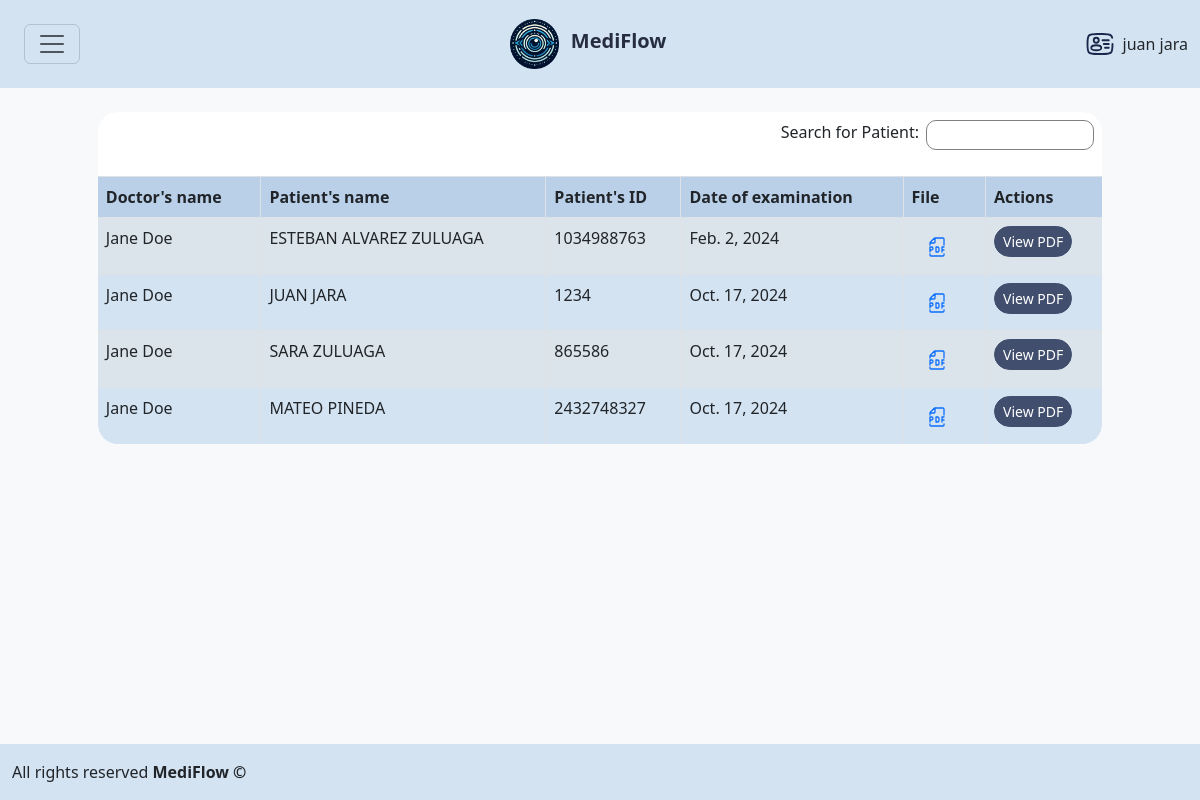
/search/ (signed in), run on the app's committed database.
### administrator/models.py (models this page shows, shortened)
class CustomUser(AbstractBaseUser, PermissionsMixin):
    email = models.EmailField(unique=True)
    first_name = models.CharField(max_length=30, blank=True)
    last_name = models.CharField(max_length=30, blank=True)
    is_active = models.BooleanField(default=True)
    is_staff = models.BooleanField(default=False)
    is_superuser = models.BooleanField(default=False)
    date_joined = models.DateTimeField(default=timezone.now)
    ophthalmologist = models.ForeignKey(Ophthalmologist, on_delete=models.CASCADE, blank=True, null=True)
    objects = CustomUserManager()
    USERNAME_FIELD = 'email'
    REQUIRED_FIELDS = ['first_name', 'last_name']
    def get_full_name(self):
        return f"{self.first_name} {self.last_name}"

### exam/models.py (models this page shows, shortened)
class Exam(models.Model):
    id = models.AutoField(primary_key=True)
    exam_date = models.DateField(null=True, blank=True)
    analysis_date = models.DateField(null=True, blank=True)
    file = models.FileField(upload_to='uploads/')
    result_analysis = models.TextField(blank=True)
    is_analyzed = models.BooleanField(default=False)
    apparatus = models.CharField(max_length=50, blank=True, null=True)
    exam_type = models.CharField(max_length=50, blank=True, null=True)
    patient = models.ForeignKey(Patient, on_delete=models.CASCADE)

### ophthalmologist/models.py (models this page shows, shortened)
class Patient(models.Model):
    id = models.AutoField(primary_key=True)
    name = models.CharField(max_length=50)
    last_name = models.CharField(max_length=50)
    identification = models.CharField(max_length=50, unique=True)
    email = models.EmailField(blank=True, null=True)
    phone = models.CharField(max_length=10, blank=True, null=True) # CAMBIAR A LISTA DE TELEFONOS
    age = models.IntegerField(blank=True, null=True)
    date_of_birth = models.DateField(null=True)
    gender = models.CharField(max_length=50)
    address = models.CharField(max_length=100, blank=True, null=True)
    health_insurance = models.CharField(max_length=50)

### ophthalmologist/views.py (the view)
# urls.py: path('search/', ophthalmologistViews.search, name="search"),
@login_required
def search(request):
    searchTerm = request.GET.get('searchPatient', '')
    try:
        search_id = int(searchTerm)
        files = Exam.objects.filter(patient__identification__icontains = str(search_id))
    except ValueError:
        if searchTerm:
            files = Exam.objects.filter(patient__name__icontains = searchTerm)
            if not files:
                files = Exam.objects.filter(patient__last_name__icontains = searchTerm)
        else:
            files = Exam.objects.all()
    return render(request, 'home.html', {'searchTerm':searchTerm, 'files':files})

### ophthalmologist/templates/home.html (shortened to what this page needs)
<!DOCTYPE html>
<html lang="en">
<head>
    <link href="https://cdn.jsdelivr.net/npm/bootstrap@5.3.0/dist/css/bootstrap.min.css" rel="stylesheet">
</head>
<body>
    {% extends 'base.html' %}
    {% block content %}
    <div class="table-container">
        <div class="col-md-12 table-responsive">
            <table class="table table-striped">
                <thead>
                    <tr>
                        <td colspan="6">
                            <div class="row justify-content-end mb-3">
                                <div class="col-md-4">
                                    <form action="{% url 'search' %}" method="GET">
                                        <div class="input-group">
                                            <label for="searchPatient" class="form-label me-2" style="align-self: end;">Search for Patient:</label>
                                            <input type="text" class="form-control" name="searchPatient" value="{{ request.GET.searchPatient }}" style="border-radius: 10px; border-color: gray; height: 30px;"/>
                                        </div>
                                    </form>
                                </div>
                            </div>
                        </td>
                    </tr>
                    <tr>
                        <th>Doctor's name</th>
                        <th>Patient's name</th>
                        <th>Patient's ID</th>
                        <th>Date of examination</th>
                        <th>File</th>
                        <th>Actions</th>
                    </tr>
                </thead>
                <tbody>
                    {% if files %}
                    {% for file in files %}
                        <tr>
                            <td>Jane Doe</td>
                            <td>{{ file.patient.name }} {{ file.patient.last_name }}</td>
                            <td>{{ file.patient.identification }}</td>
                            <td>{{ file.exam_date }}</td>
                            <td>
                                <a target="_blank" href="{{ file.file.url }}" class="btn btn-link">
                                </a>
                            </td>
                            <td>
                                <a href="{% url 'view_pdf' file.pk %}" class="btn btn-sm btn-primary btn-option">View PDF</a>
                            </td>
                        </tr>
                    {% endfor %}
                    {% endif %}
                </tbody>
            </table>
        </div>
    </div>
    {% endblock %}

### ophthalmologist/templates/base.html (shortened to what this page needs)
<!DOCTYPE html>
<html lang="en">
<head>
    <link href="https://cdn.jsdelivr.net/npm/bootstrap@5.3.0/dist/css/bootstrap.min.css" rel="stylesheet">
</head>
<body>
    <header class="header-footer py-3">
        <div class="container-fluid d-flex justify-content-between align-items-center">
            <nav class="navbar">
                <div class="container-fluid">
                    <button class="navbar-toggler" type="button" aria-expanded="false" aria-label="Toggle navigation">
                        <span class="navbar-toggler-icon"></span>
                    </button>
                </div>
            </nav>
            <div class="logo">
                <a href="{% url 'home' %}" style="text-decoration: none;"><img src="/media/logo_app.png" alt="Logo MediFlow" class="img-fluid" style="height: 50px;">
                <span class="company-name h5 ms-2">MediFlow</span></a>
            </div>
            <div class="usuario d-flex align-items-center">
                <img src="/media/user_logo.svg" alt="Profile" style="height: 30px;">
                <span class="ms-2">{{ request.user.get_full_name }}</span>
            </div>
        </div>
    </header>
    <main class="container my-4">
        {% block content %}
        {% endblock %}
    </main>
    <footer class="header-footer py-3">
        <div class="container-fluid">
            <p class="mb-0">All rights reserved <strong>MediFlow ©</strong></p>
        </div>
    </footer>
</body>
</html>

### ophthalmologist/templates/home.html (style rules this page uses)
.table-container { margin: 0 auto; max-width: 90%; }
.table, .table-responsive, .table-striped { border-radius: 20px; overflow: hidden; border: hidden; }
th { background-color: #B9D0E8 !important; }
.table th, .table td { border: 1px solid #dee2e6; }
.table-striped>tbody>tr:nth-child(odd)>td, .table-striped>tbody>tr:nth-child(odd)>th { background-color: #E7F0F8; }
.table-striped>tbody>tr:nth-child(even)>td, .table-striped>tbody>tr:nth-child(even)>th { background-color: #D3E3F2; }
.btn-option { background-color: #414E6E !important; border-color: #414E6E !important; border-radius: 20px !important; }

### ophthalmologist/templates/base.html (style rules this page uses)
html, body { height: 100%; margin: 0; }
body { display: flex; flex-direction: column; background-color: #F8F9FA; position: relative; }
main { flex: 1; }
.header-footer { background-color: #D3E3F2; }
.company-name { color: #262D40; font-weight: bold; }
.navbar { color: #262D40; }

### data on the page
CustomUser: user.get_full_name "juan jara"
Exam: patient.name "ESTEBAN", patient.last_name "ALVAREZ ZULUAGA", patient.identification "1034988763", exam_date "Feb. 2, 2024"
Exam: patient.name "JUAN", patient.last_name "JARA", patient.identification "1234", exam_date "Oct. 17, 2024"
Exam: patient.name "SARA", patient.last_name "ZULUAGA", patient.identification "865586", exam_date "Oct. 17, 2024"
Exam: patient.name "MATEO", patient.last_name "PINEDA", patient.identification "2432748327", exam_date "Oct. 17, 2024"
